Frame 1 (no input): blank canvas, image omitted
Frame 60 (no input): blank canvas, image omitted
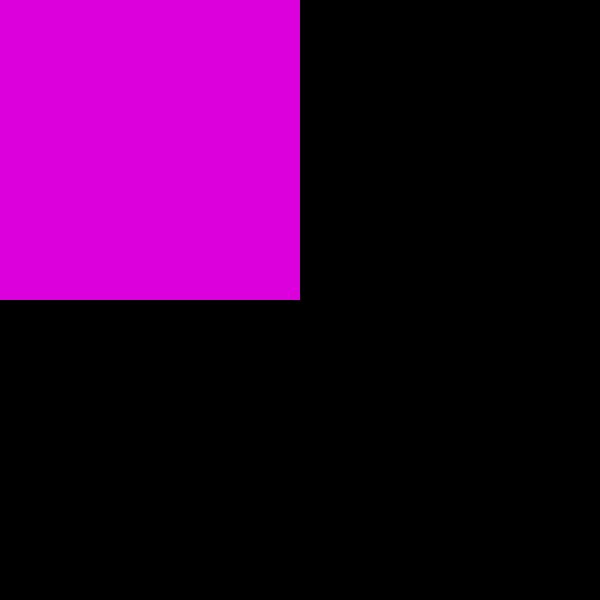
Frame 120 (the mouse pressed at the canvas centre since frame 60)

The p5.js sketch whose frames 1 and 60 were blank and that drew this single picture after the mouse press (run headless with seeded random() and noise() and a simulated clock; from frame 60 on, the mouse is pressed at the canvas centre):

// p5.js sketch
// ── sketch.js
function setup()
{
	createCanvas(600, 600);
}



function draw()
{
	background(0);
	noStroke();
	fill(220,0,220);
	rect(0,0,mouseX,mouseX);

}
